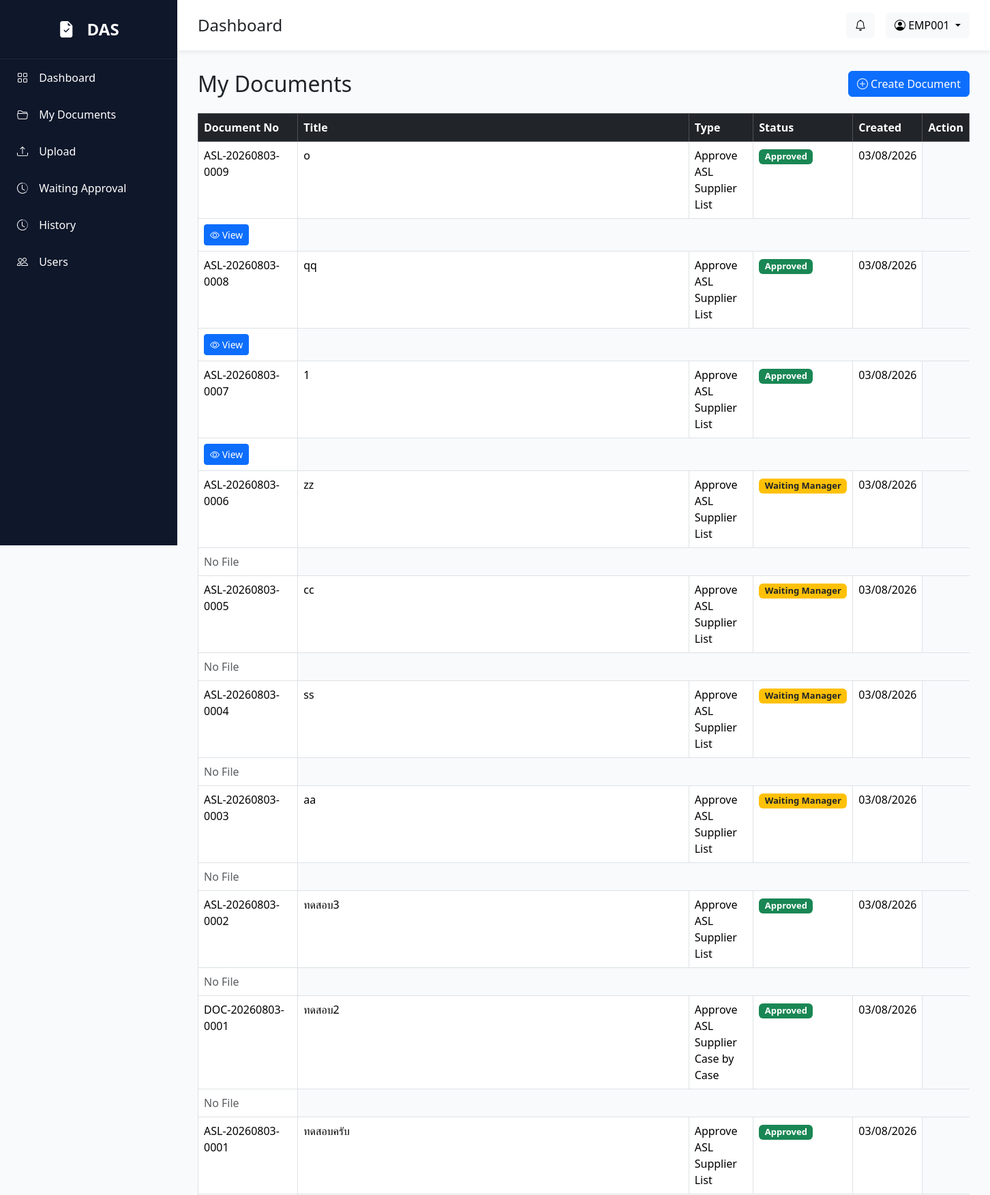
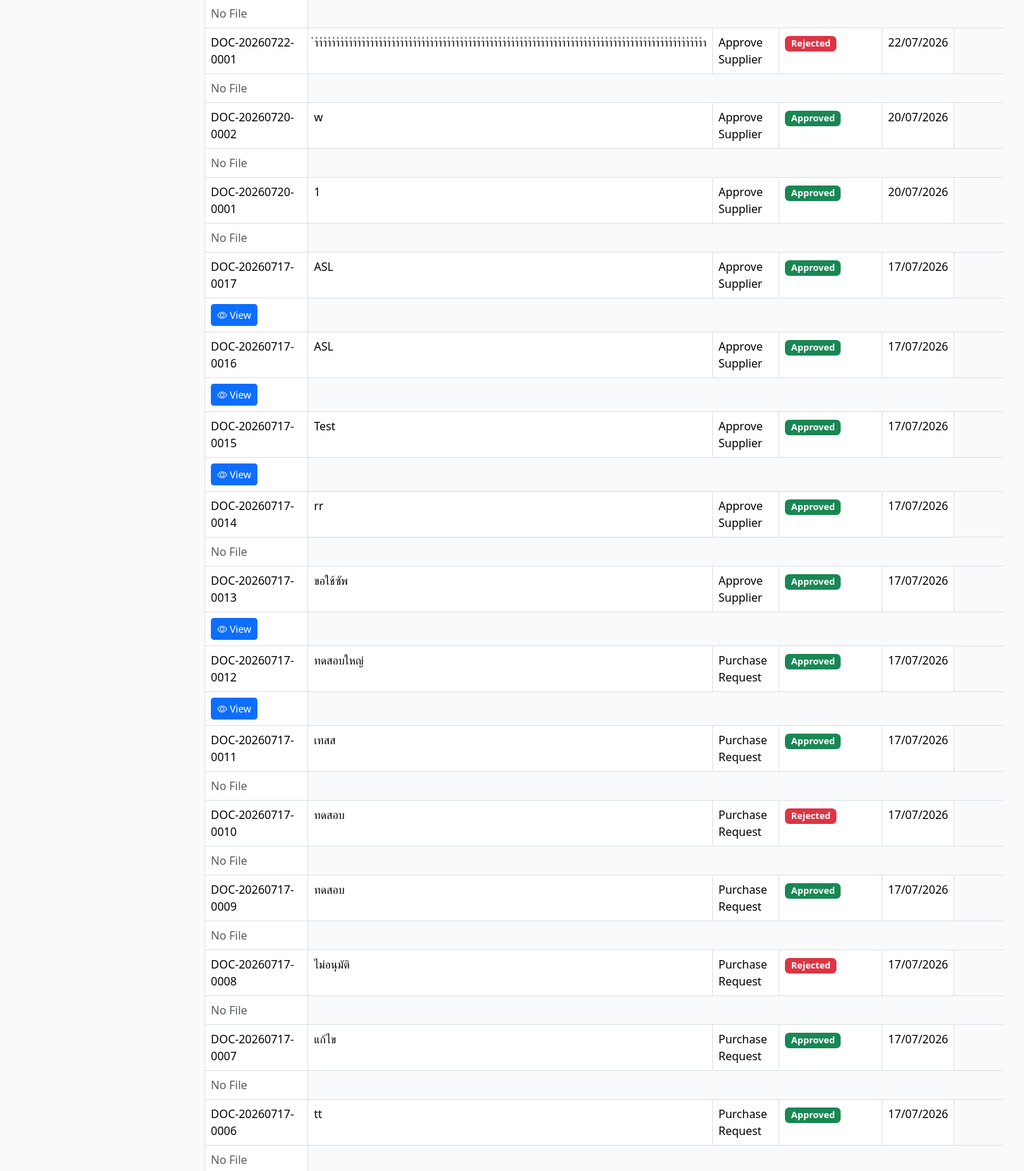
Page /documents (signed in, upper part) on the committed database (2 pictures, top to bottom).
### models/user.py (models this page shows)
class User(UserMixin, db.Model):
    __tablename__ = "users"
    id = db.Column(db.Integer, primary_key=True)
    employee_id = db.Column(db.String(20), unique=True, nullable=False)
    fullname = db.Column(db.String(200), nullable=False)
    username = db.Column(db.String(100), unique=True)
    password = db.Column(db.String(255), nullable=False)
    email = db.Column(db.String(150))
    department = db.Column(db.String(100))
    position = db.Column(db.String(100))
    role = db.Column(db.String(50), default="Employee")
    status = db.Column(db.String(20), default="Active")
    created_at = db.Column(db.DateTime, default=datetime.utcnow)
    approval_steps = db.relationship(
        "ApprovalStep",
        backref="approver",
        lazy=True
    )

### models/document.py (models this page shows)
class Document(db.Model):
    __tablename__ = "documents"
    id = db.Column(db.Integer, primary_key=True)
    document_no = db.Column(db.String(30), unique=True, nullable=False)
    title = db.Column(db.String(255), nullable=False)
    document_type = db.Column(db.String(100), nullable=False)
    description = db.Column(db.Text)
    file_name = db.Column(db.String(255))
    status = db.Column(db.String(50), default="Waiting Manager")
    created_by = db.Column(db.String(20))
    current_approver = db.Column(db.String(20))
    created_at = db.Column(
        db.DateTime,
        default=lambda: datetime.utcnow() + timedelta(hours=7)
    )
    approval_steps = db.relationship(
        "ApprovalStep",
        backref="document",
        lazy=True,
        cascade="all, delete-orphan",
        order_by="ApprovalStep.sequence"
    )

### routes/document.py (the view)
@document_bp.route("/documents")
@login_required
def document_list():
    if current_user.role == "Admin":
        documents = Document.query.order_by(
            Document.created_at.desc()
        ).all()
    else:
        documents = Document.query.filter_by(
            created_by=current_user.employee_id
        ).order_by(
            Document.created_at.desc()
        ).all()
    return render_template(
        "documents/list.html",
        documents=documents
    )

### app.py (called while the page is built)
@login_manager.user_loader
def load_user(user_id):
    return User.query.get(int(user_id))

### templates/documents/list.html (shortened to what this page needs)
{% extends 'layout/base.html' %}
{% block content %}
<div class="d-flex flex-column flex-md-row justify-content-between align-items-start align-items-md-center mb-4">
    <h2 class="mb-3 mb-md-0">
        My Documents
    </h2>
    <a href="/documents/create" class="btn btn-primary">
        <i class="bi bi-plus-circle"></i>
        Create Document
    </a>
</div>
<div class="table-responsive d-none d-lg-block">
    <table class="table table-bordered table-hover">
        <thead class="table-dark">
            <tr>
                <th>Document No</th>
                <th>Title</th>
                <th>Type</th>
                <th>Status</th>
                <th>Created</th>
                <th>Action</th>
            </tr>
        </thead>
        <tbody>
            {% for doc in documents %}
            <tr>
                <td>{{ doc.document_no }}</td>
                <td>{{ doc.title }}</td>
                <td>{{ doc.document_type }}</td>
                <td>
                    {% if doc.status == "Approved" %}
                    <span class="badge bg-success">
                        Approved
                    </span>
                    {% elif doc.status == "Rejected" %}
                    <span class="badge bg-danger">
                        Rejected
                    </span>
                    {% else %}
                    <span class="badge bg-warning text-dark">
                        {{ doc.status }}
                    </span>
                    {% endif %}
                </td>
                <td>
                    {{ doc.created_at.strftime('%d/%m/%Y') }}
                </td>
            </tr>
            <td>
                {% if doc.file_name %}
                <a href="/documents/view/{{ doc.file_name }}" target="_blank" class="btn btn-sm btn-primary">
                    <i class="bi bi-eye"></i>
                    View
                </a>
                {% else %}
                <span class="text-muted">
                    No File
                </span>
                {% endif %}
            </td>
            {% endfor %}
        </tbody>
    </table>
</div>
{% endblock %}

### templates/layout/base.html (shortened to what this page needs)
<!DOCTYPE html>
<html lang="en">
<head>
    <link href="https://cdn.jsdelivr.net/npm/bootstrap@5.3.7/dist/css/bootstrap.min.css" rel="stylesheet">
    <link href="https://cdn.jsdelivr.net/npm/bootstrap-icons@1.11.3/font/bootstrap-icons.min.css" rel="stylesheet">
    <link rel="stylesheet" href="{{ url_for('static', filename='css/style.css') }}">
</head>
<body>
    <div class="wrapper">
        <div class="sidebar d-none d-lg-block">
            <div class="logo">
                <i class="bi bi-file-earmark-check-fill"></i>
                DAS
            </div>
            <a href="/dashboard">
                <i class="bi bi-grid"></i>
                Dashboard
            </a>
            <a href="/documents">
                <i class="bi bi-folder2-open"></i>
                My Documents
            </a>
            <a href="/documents/create">
                <i class="bi bi-upload"></i>
                Upload
            </a>
            <a href="/documents/waiting">
                <i class="bi bi-clock-history"></i>
                Waiting Approval
            </a>
            <a href="/history">
                <i class="bi bi-clock-history"></i>
                History
            </a>
            {% if current_user.role=="Admin" %}
            <a href="/users">
                <i class="bi bi-people"></i>
                Users
            </a>
            {% endif %}
        </div>
        <div class="main">
            <div class="topbar">
                <div class="d-flex align-items-center">
                    <h4 class="mb-0">
                        {% block page_title %}
                        Dashboard
                        {% endblock %}
                    </h4>
                </div>
                <div class="d-flex align-items-center gap-3">
                    <button class="btn btn-light position-relative">
                        <i class="bi bi-bell"></i>
                    </button>
                    <div class="dropdown">
                        <button class="btn btn-light dropdown-toggle" data-bs-toggle="dropdown">
                            <i class="bi bi-person-circle"></i>
                            {{ current_user.employee_id }}
                        </button>
                    </div>
                </div>
            </div>
            <div class="content">
                {% block content %}
                {% endblock %}
            </div>
        </div>
    </div>
</body>
</html>

### static/css/style.css (style rules this page uses)
* { margin:0; padding:0; box-sizing:border-box; font-family:'Segoe UI',sans-serif; }
body { background:#F8FAFC; }
.wrapper { display:flex; }
.sidebar { width:260px; height:100vh; background:#0F172A; color:white; position:fixed; }
.logo { padding:25px; font-size:24px; font-weight:bold; text-align:center; border-bottom:1px solid #1E293B; }
.sidebar a { color:white; text-decoration:none; display:block; padding:15px 25px; transition:.3s; }
.sidebar i { margin-right:12px; }
.main { margin-left:260px; width:100%; }
.topbar { background:white; padding:18px 30px; display:flex; justify-content:space-between; align-items:center; box-shadow:0 2px 8px rgba(0,0,0,.08); }
.content { padding:30px; }
.badge { font-size: 13px; }
.table-responsive { overflow-x:auto; }

### rows in the picture
User: employee_id "EMP001"
Document: document_no "ASL-20260803-0009", title "o", document_type "Approve ASL Supplier List", status "Approved", created_at "03/08/2026"
Document: document_no "ASL-20260803-0008", title "qq", document_type "Approve ASL Supplier List", status "Approved", created_at "03/08/2026"
Document: document_no "ASL-20260803-0007", title "1", document_type "Approve ASL Supplier List", status "Approved", created_at "03/08/2026"
Document: document_no "ASL-20260803-0006", title "zz", document_type "Approve ASL Supplier List", status "Waiting Manager", created_at "03/08/2026", file_name "No File"
Document: document_no "ASL-20260803-0005", title "cc", document_type "Approve ASL Supplier List", status "Waiting Manager", created_at "03/08/2026", file_name "No File"
Document: document_no "ASL-20260803-0004", title "ss", document_type "Approve ASL Supplier List", status "Waiting Manager", created_at "03/08/2026", file_name "No File"
Document: document_no "ASL-20260803-0003", title "aa", document_type "Approve ASL Supplier List", status "Waiting Manager", created_at "03/08/2026", file_name "No File"
Document: document_no "ASL-20260803-0002", title "ทดสอบ3", document_type "Approve ASL Supplier List", status "Approved", created_at "03/08/2026", file_name "No File"
Document: document_no "DOC-20260803-0001", title "ทดสอบ2", document_type "Approve ASL Supplier Case by Case", status "Approved", created_at "03/08/2026", file_name "No File"
Document: document_no "ASL-20260803-0001", title "ทดสอบครับ", document_type "Approve ASL Supplier List", status "Approved", created_at "03/08/2026", file_name "No File"
Document: document_no "DOC-20260722-0001", title "ำำำำำำำำำำำำำำำำำำำำำำำำำำำำำำำำำำำำำำำำำำำำำำำำำำำำำำำำำำำำำำำำำำำำำำำำำำำำำำำำำำำำำำำำำำำำ", document_type "Approve Supplier", status "Rejected", created_at "22/07/2026", file_name "No File"
Document: document_no "DOC-20260720-0002", title "w", document_type "Approve Supplier", status "Approved", created_at "20/07/2026", file_name "No File"
Document: document_no "DOC-20260720-0001", title "1", document_type "Approve Supplier", status "Approved", created_at "20/07/2026", file_name "No File"
Document: document_no "DOC-20260717-0017", title "ASL", document_type "Approve Supplier", status "Approved", created_at "17/07/2026"
Document: document_no "DOC-20260717-0016", title "ASL", document_type "Approve Supplier", status "Approved", created_at "17/07/2026"
Document: document_no "DOC-20260717-0015", title "Test", document_type "Approve Supplier", status "Approved", created_at "17/07/2026"
Document: document_no "DOC-20260717-0014", title "rr", document_type "Approve Supplier", status "Approved", created_at "17/07/2026", file_name "No File"
Document: document_no "DOC-20260717-0013", title "ขอใช้ซัพ", document_type "Approve Supplier", status "Approved", created_at "17/07/2026"
Document: document_no "DOC-20260717-0012", title "ทดสอบใหญ๋", document_type "Purchase Request", status "Approved", created_at "17/07/2026"
Document: document_no "DOC-20260717-0011", title "เทสส", document_type "Purchase Request", status "Approved", created_at "17/07/2026", file_name "No File"
Document: document_no "DOC-20260717-0010", title "ทดสอบ", document_type "Purchase Request", status "Rejected", created_at "17/07/2026", file_name "No File"
Document: document_no "DOC-20260717-0009", title "ทดสอบ", document_type "Purchase Request", status "Approved", created_at "17/07/2026", file_name "No File"
Document: document_no "DOC-20260717-0008", title "ไม่อนุมัติ", document_type "Purchase Request", status "Rejected", created_at "17/07/2026", file_name "No File"
Document: document_no "DOC-20260717-0007", title "แก้ไข", document_type "Purchase Request", status "Approved", created_at "17/07/2026", file_name "No File"
Document: document_no "DOC-20260717-0006", title "tt", document_type "Purchase Request", status "Approved", created_at "17/07/2026", file_name "No File"
